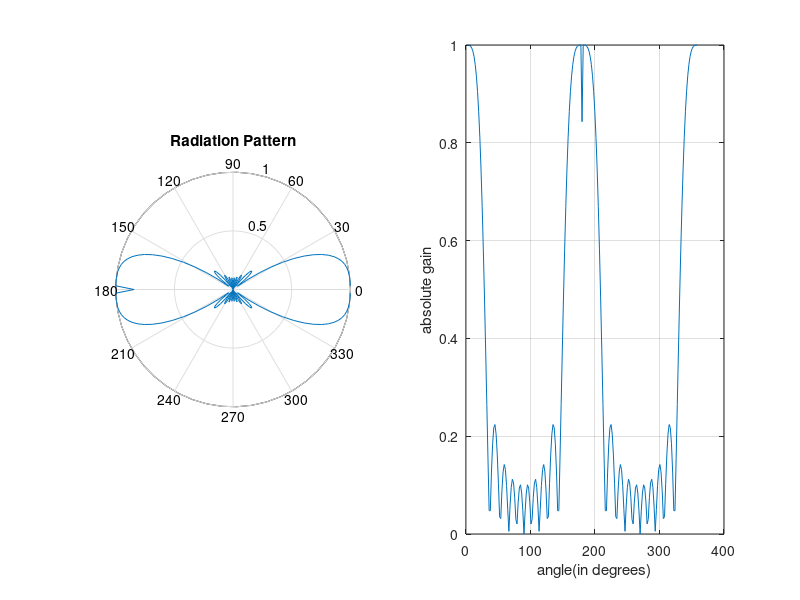

The MATLAB script that drew this image:
clc;
close all;
clear all;

phi = 0:0.01*pi:2*pi;
n = 10;
c = 3e8;
f = 2e6;
lambda = c/f;
d = lambda/2;
dr = (2*pi/lambda)*d;
delta = -dr;
psi = (dr*cos(phi))+delta;
e = (1/n) * abs(sin(n*psi/2)./sin(psi/2));
subplot(1,2,1);
polar(phi,e);
title('Radiation Pattern');
subplot(1,2,2);
plot(phi*180/pi,e);
xlabel('angle(in degrees)');
ylabel('absolute gain');
grid on;